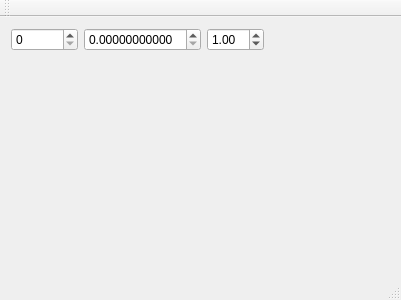
<?xml version="1.0" encoding="UTF-8"?>
<ui version="4.0">
 <class>MainWindow</class>
 <widget class="QMainWindow" name="MainWindow">
  <property name="geometry">
   <rect>
    <x>0</x>
    <y>0</y>
    <width>400</width>
    <height>300</height>
   </rect>
  </property>
  <property name="windowTitle">
   <string>MainWindow</string>
  </property>
  <widget class="QWidget" name="centralWidget">
   <layout class="QGridLayout" name="gridLayout">
    <item row="0" column="1">
     <widget class="QDoubleSpinBox" name="doubleSpinBox">
      <property name="decimals">
       <number>11</number>
      </property>
      <property name="singleStep">
       <double>0.000000000000000</double>
      </property>
     </widget>
    </item>
    <item row="0" column="0">
     <widget class="QSpinBox" name="spinBox">
      <property name="maximum">
       <number>2140000000</number>
      </property>
     </widget>
    </item>
    <item row="0" column="3">
     <spacer name="horizontalSpacer">
      <property name="orientation">
       <enum>Qt::Horizontal</enum>
      </property>
      <property name="sizeHint" stdset="0">
       <size>
        <width>263</width>
        <height>20</height>
       </size>
      </property>
     </spacer>
    </item>
    <item row="1" column="0" colspan="4">
     <spacer name="verticalSpacer">
      <property name="orientation">
       <enum>Qt::Vertical</enum>
      </property>
      <property name="sizeHint" stdset="0">
       <size>
        <width>379</width>
        <height>190</height>
       </size>
      </property>
     </spacer>
    </item>
    <item row="0" column="2">
     <widget class="QDoubleSpinBox" name="doubleSpinBox_2">
      <property name="value">
       <double>1.000000000000000</double>
      </property>
     </widget>
    </item>
   </layout>
  </widget>
  <widget class="QMenuBar" name="menuBar">
   <property name="geometry">
    <rect>
     <x>0</x>
     <y>0</y>
     <width>400</width>
     <height>21</height>
    </rect>
   </property>
  </widget>
  <widget class="QToolBar" name="mainToolBar">
   <attribute name="toolBarArea">
    <enum>TopToolBarArea</enum>
   </attribute>
   <attribute name="toolBarBreak">
    <bool>false</bool>
   </attribute>
  </widget>
  <widget class="QStatusBar" name="statusBar"/>
 </widget>
 <layoutdefault spacing="6" margin="11"/>
 <resources/>
 <connections/>
</ui>
